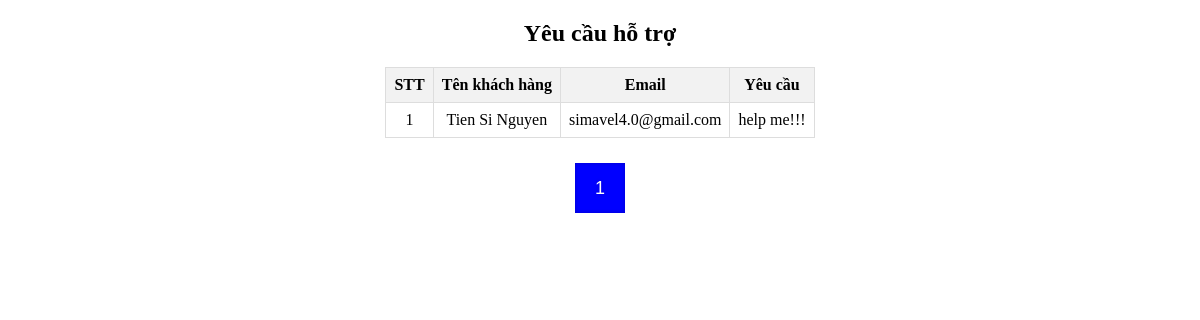
Page /admin/contact.php on the committed database.
### tables this page shows
CREATE TABLE `contact` (
  `id` int(11) NOT NULL,
  `name` varchar(255) NOT NULL,
  `email` varchar(255) NOT NULL,
  `user_id` int(11) DEFAULT NULL,
  `request` text NOT NULL
);

### admin/contact.php (the view, shortened to what this page needs)
<?php
$sql = "SELECT * FROM contact";
$result = mysqli_query($conn, $sql);
$contacts = [];
while ($row = mysqli_fetch_assoc($result)) {
    $contacts[] = $row;
}
$page_number = isset($_GET['index']) ? $_GET['index'] : 1;
$result_per_page = 6;
$start_from = ($page_number - 1) * $result_per_page;
$number_of_result = count($contacts);
$total_pages = ceil($number_of_result / $result_per_page);
$contacts = array_slice($contacts, $start_from, $result_per_page);
?>
<h2 style="margin: 20px; text-align: center">Yêu cầu hỗ trợ</h2>
<table>
    <thead>
        <tr>
            <th>STT</th>
            <th>Tên khách hàng</th>
            <th>Email</th>
            <th>Yêu cầu</th>
        </tr>
    </thead>
    <tbody>
        <?php foreach ($contacts as $index => $contact) { ?>
            <tr>
                <td><?= $index + 1 ?></td>
                <td><?= $contact['name'] ?></td>
                <td><?= $contact['email'] ?></td>
                <td><?= $contact['request'] ?></td>
            </tr>
        <?php } ?>
    </tbody>
</table>
<div id="pagination">
    <?php
    for ($i = 1; $i <= $total_pages; $i++) {
        echo "<a href='index.php?page=Yeucauhotro&index=" . $i . "'><button class='" . ($i == $page_number ? 'active' : '') . "'>$i</button></a>";
    }
    ?>
</div>

### admin/contact.php (style rules this page uses)
table { border-collapse: collapse; margin: 20px auto; }
th, td { border: 1px solid #ddd; padding: 8px; text-align: center; }
th { background-color: #f2f2f2; }
#pagination { display: flex; flex-wrap: wrap; justify-content: center; align-items: center; }
#pagination button { width: 50px; height: 50px; appearance: none; border: none; outline: none; cursor: pointer; background-color: white; margin: 5px; transition: 0.4s; color: black; font-size: 18px; text-shadow: 0px 0px 4px rgba(0, 0, 0, 0.2); box-shadow: 0px 0px 4px rgba(0, 0, 0, 0.2); }
#pagination button.active { background-color: blue; color: white; box-shadow: inset 0px 0px 4px rgba(0, 0, 0, 0.2); }

### rows in the picture
contact: name "Tien Si Nguyen", email "simavel4.0@gmail.com", request "help me!!!"
